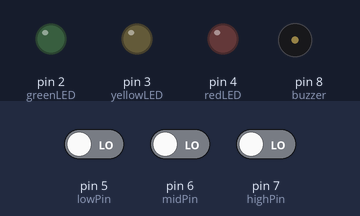
Recording of a sketch running on a simulated Arduino Uno, built with avr-gcc and run on an emulated ATmega328P. On the bench: output pins drawn as LEDs (lit = HIGH), buzzer (waves = sounding). The test bench sets the inputs (shaded band); at power-on: pin 5 (lowPin) LOW, pin 6 (midPin) LOW, pin 7 (highPin) LOW.

Above: at 1.4 s.
1.5 s: pin 5 (lowPin) driven HIGH
At 2.7 s:
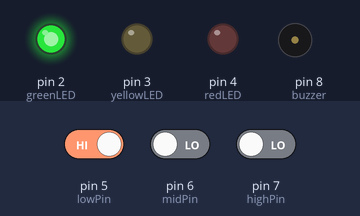
3.0 s: pin 6 (midPin) driven HIGH
At 3.9 s:
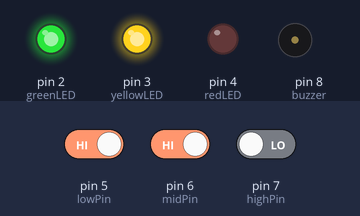
4.5 s: pin 7 (highPin) driven HIGH
At 5.1 s:
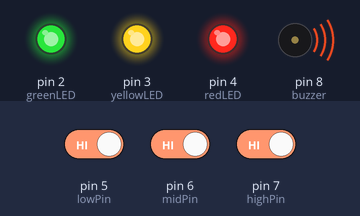
6.0 s: pin 7 (highPin) driven LOW
At 7.2 s:
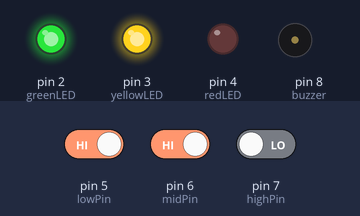
7.5 s: pin 6 (midPin) driven LOW
At 8.6 s:
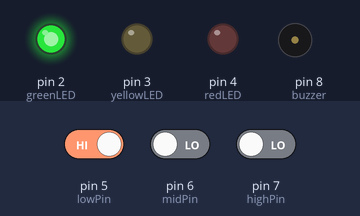
Timing chart, 0 to 10.0 s (numbered marks = the images above; inputs shaded):
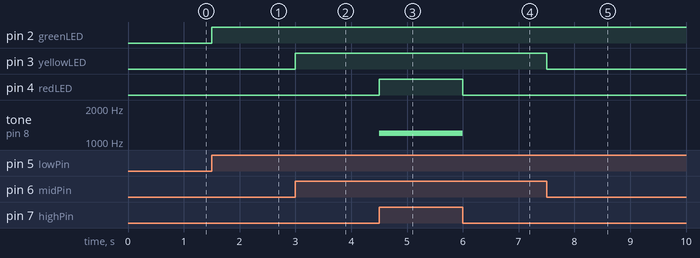

The sketch:

level.ino
```cpp
int lowPin = 5;
int midPin = 6;
int highPin = 7;

int greenLED = 2;
int yellowLED = 3;
int redLED = 4;

int buzzer = 8;

void setup() {
  pinMode(lowPin, INPUT);
  pinMode(midPin, INPUT);
  pinMode(highPin, INPUT);

  pinMode(greenLED, OUTPUT);
  pinMode(yellowLED, OUTPUT);
  pinMode(redLED, OUTPUT);

  pinMode(buzzer, OUTPUT);

  Serial.begin(9600);
}

void loop() {
  int low = digitalRead(lowPin);
  int mid = digitalRead(midPin);
  int high = digitalRead(highPin);

  if (low == HIGH && mid == LOW && high == LOW) {
    digitalWrite(greenLED, HIGH);
    digitalWrite(yellowLED, LOW);
    digitalWrite(redLED, LOW);
    noTone(buzzer);
  }

  else if (mid == HIGH && high == LOW) {
    digitalWrite(greenLED, HIGH);
    digitalWrite(yellowLED, HIGH);
    digitalWrite(redLED, LOW);
    noTone(buzzer);
  }

  else if (high == HIGH) {
    digitalWrite(greenLED, HIGH);
    digitalWrite(yellowLED, HIGH);
    digitalWrite(redLED, HIGH);

    tone(buzzer, 1200);
  }

  else {
    digitalWrite(greenLED, LOW);
    digitalWrite(yellowLED, LOW);
    digitalWrite(redLED, LOW);
    noTone(buzzer);
  }

  delay(300);
}
```

Measured:
- after the input at 1.5 s, pin 2 (greenLED): LOW → HIGH at once
- after the input at 3.0 s, pin 3 (yellowLED): LOW → HIGH at once
- after the input at 4.5 s, pin 4 (redLED): LOW → HIGH at once; tone on pin 8 (buzzer): silent → 1200 Hz at once
- after the input at 6.0 s, pin 4 (redLED): HIGH → LOW at once; tone on pin 8 (buzzer): 1200 Hz → silent at once
- after the input at 7.5 s, pin 3 (yellowLED): HIGH → LOW at once
